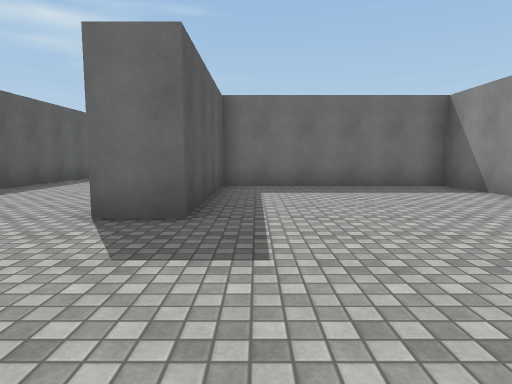
view 1 (above)

18 first-person views from a walk through a scene from a Unity 3-D project. The camera is 1.3 m above the floor, tilts 6° down and sees 75° across. The floor is counted in squares, 2 m on a side. Each view is taken from the middle of a square. On the plan, view 1 faces up. The plan holds only what a view shows up to about 10 squares ahead; the rest is blank. Surface patterns are stand-ins for the level's own textures.

view 2
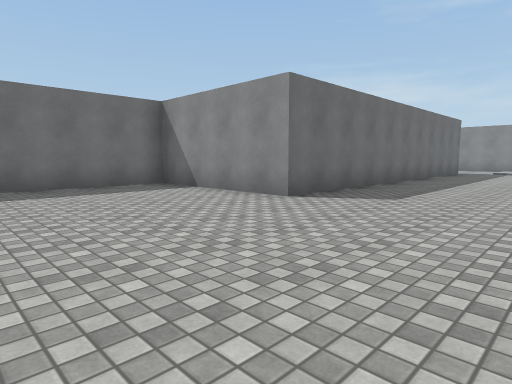

view 3
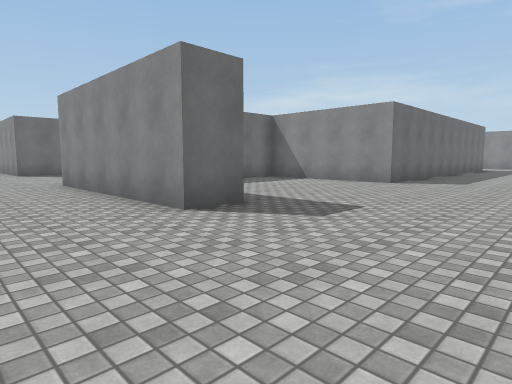

view 4
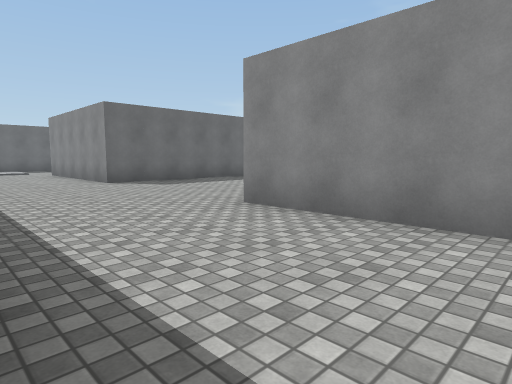

view 5
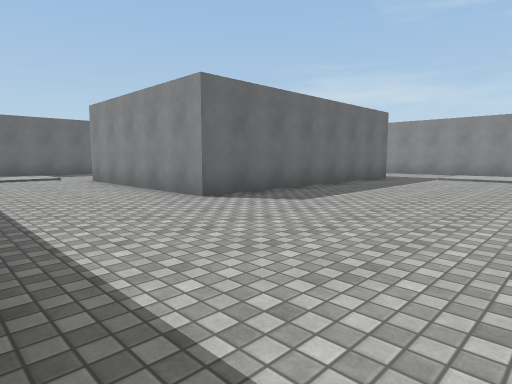

view 6
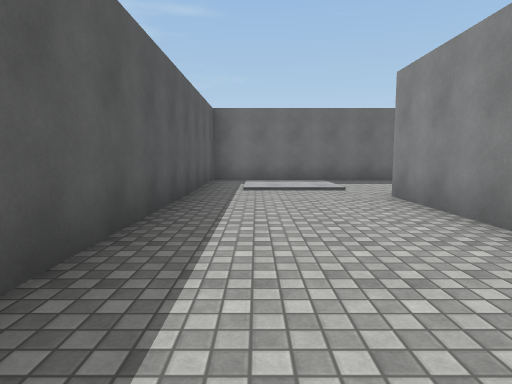

view 7
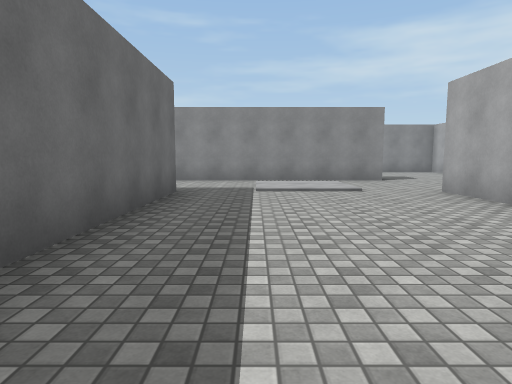

view 8
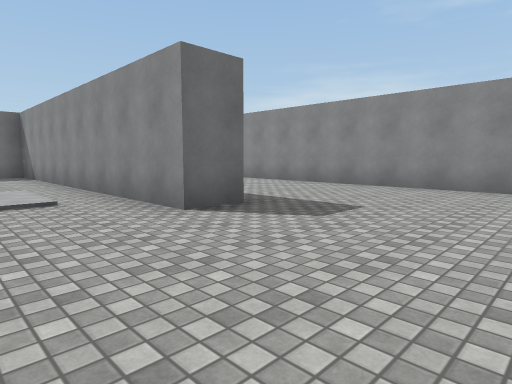

view 9
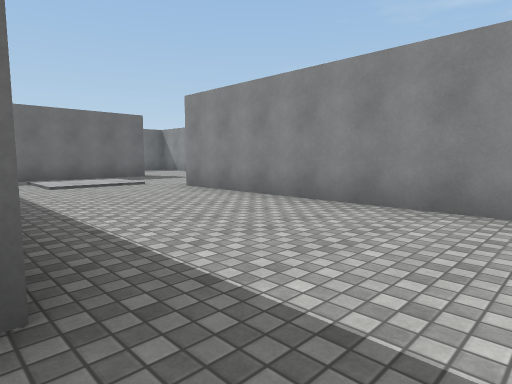

view 10
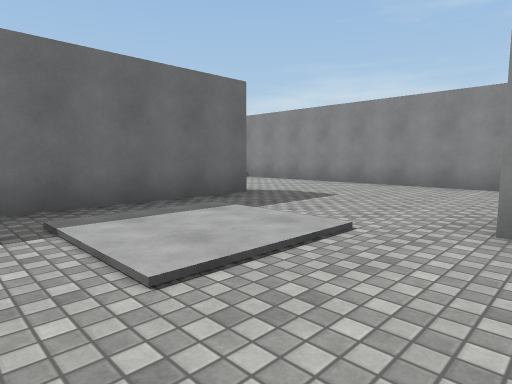

view 11
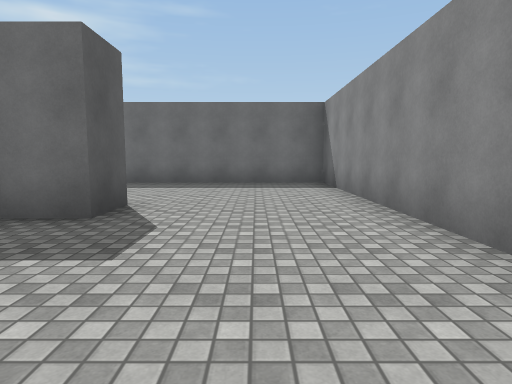

view 12
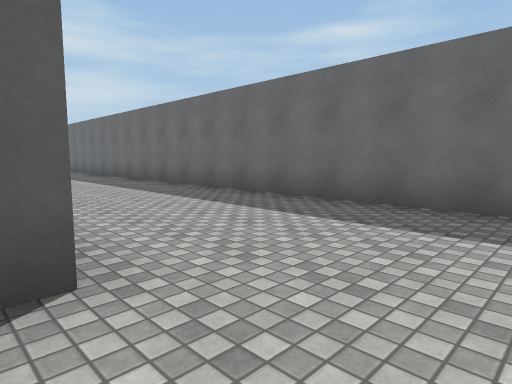

view 13
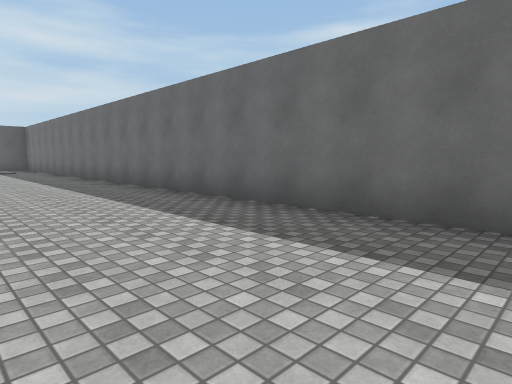

view 14
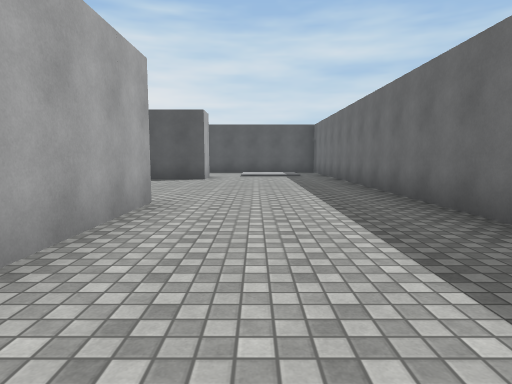

view 15
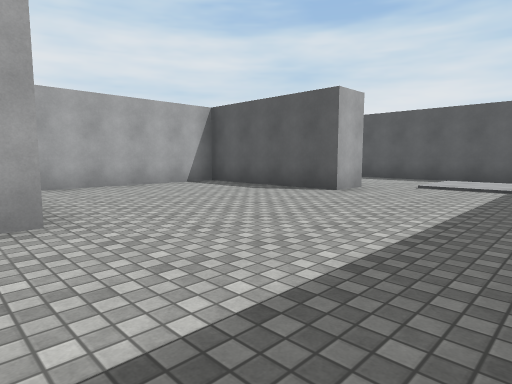

view 16
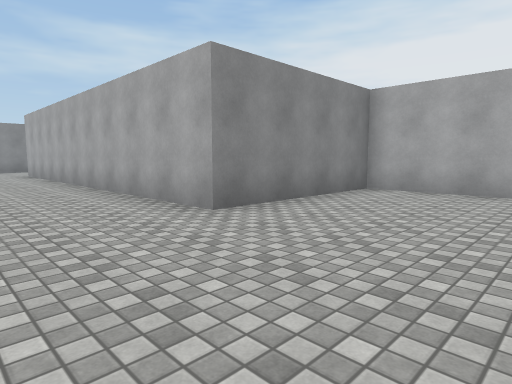

view 17
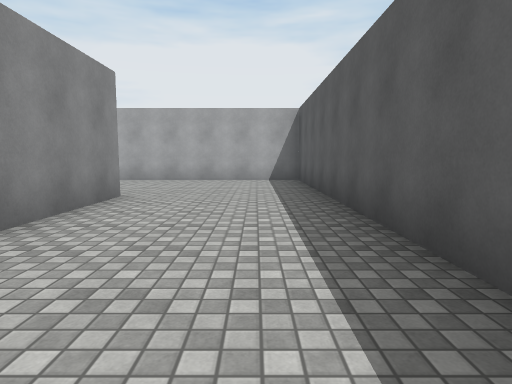

view 18
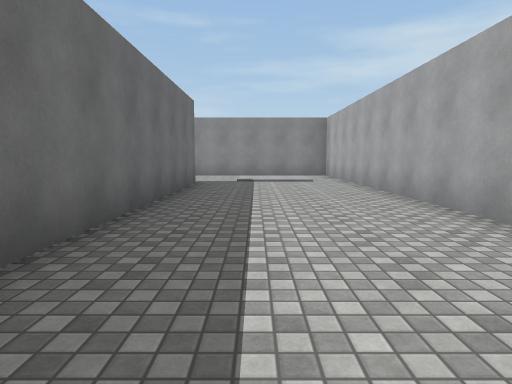

### Floor plan
Points are (right, up) in squares from view 1. A wall is a line through its corners. A room is listed if a view was taken in it or the views show most of it. See-through windows are left out.
Room 1 (views 1, 2, 3, 4, 5, 6, 7, 8, 9, 10, 11, 12, 13, 14, 15, 16, 17, 18)
walls: (5.2, 13.5) (-1.7, 13.5) (-1.7, 18.5) (-0.8, 18.5) (-0.8, 14.5) (4.3, 14.5) (4.3, 18.5) (12.8, 18.5); (3.5, 8.5) (5.2, 8.5); (9.4, 8.5) (8.3, 8.5) (8.3, 17); (13.3, 5.9) (13.3, 13.5); (14.2, 3.5) (4.3, 3.5) (4.3, 7.5) (-0.8, 7.5) (-0.8, 3.5) (-1.7, 3.5) (-1.7, 8.5); (-5.2, 10.1) (-5.2, -0.5) (-0.1, -0.5); (14.3, 18.6) (14.3, 17.5) (10.5, 17.5); (9.1, -0.5) (16.1, -0.5); (17.7, 14.1) (17.7, 22.5) (-5.2, 22.5) (-5.2, 14.5)

Where each view was taken, in squares from view 1:
view 1: 0 up, 0 right, facing up
view 2: 0 up, 0 right, facing up-right
view 3: 0 up, 4 left, facing up-right
view 4: 5 up, 5 left, facing up-right
view 5: 9 up, 5 left, facing up-right
view 6: 13 up, 4 left, facing up
view 7: 12 up, 1 left, facing right
view 8: 5 up, 6 right, facing up-right
view 9: 7 up, 9 right, facing up-right
view 10: 13 up, 10 right, facing up-right
view 11: 14 up, 16 right, facing up
view 12: 18 up, 16 right, facing up-left
view 13: 19 up, 13 right, facing up-left
view 14: 20 up, 9 right, facing left
view 15: 22 up, 5 right, facing down-left
view 16: 21 up, 1 right, facing down-right
view 17: 9 up, 4 left, facing down
view 18: 2 up, 6 right, facing right
